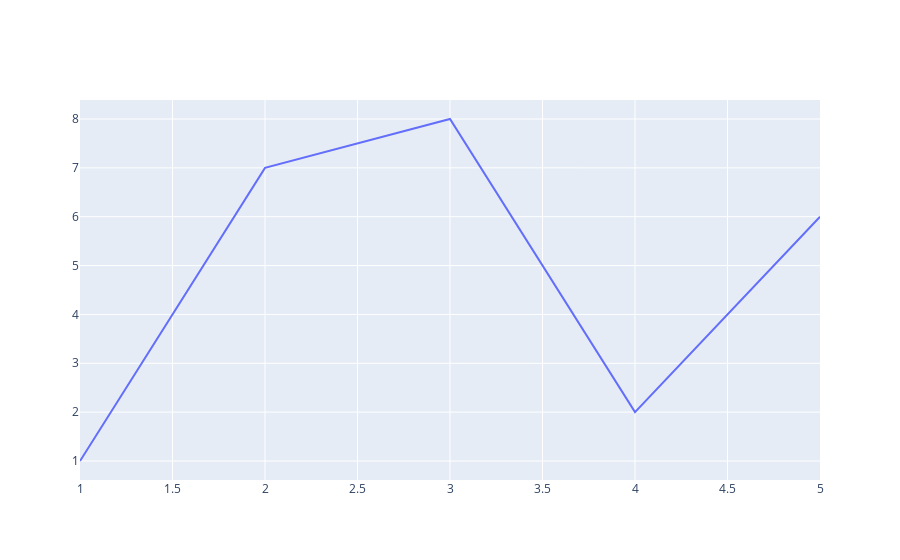

This figure's notebook cell:
### Code cell
#Line Chart
fig = go.Figure()
fig.add_trace(go.Scatter(x = [1, 2, 3, 4, 5], y = [1, 7, 8, 2, 6], mode = 'lines'))

### Figure 1 — Plotly figure (JSON) as saved in the notebook; plotly's stock layout.template omitted (floating-point values rounded to 4 significant figures)
{"data": [{"mode": "lines", "type": "scatter", "x": [1, 2, 3, 4, 5], "y": [1, 7, 8, 2, 6]}], "layout": {}}
